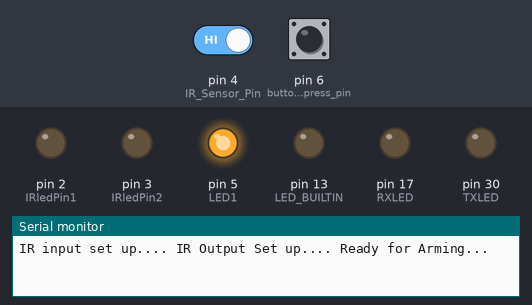
Bench run of a sketch on a simulated Arduino Mega 2560, built with avr-gcc and run on an emulated ATmega2560. Shown: output pins drawn as LEDs (lit = HIGH), the last lines printed to the serial monitor. The test bench sets the inputs (shaded band); at power-on: pin 6 (button_press_pin) HIGH, pin 4 (IR_Sensor_Pin) HIGH.

Above: at 1.2 s.
1.3 s: pin 6 (button_press_pin) pulled LOW for 0.15 s
At 9.6 s:
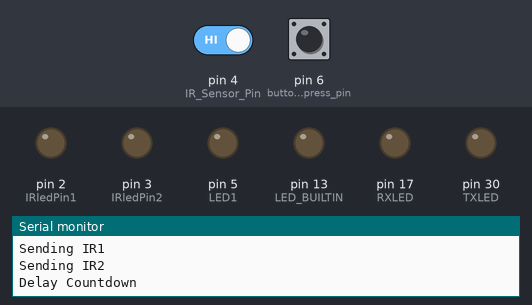
Timing chart, 0 to 25.3 s (numbered marks = the images above; inputs shaded):
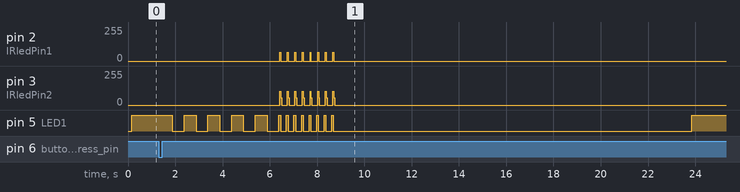

Measured:
- after the input at 1.3 s, pin 2 (IRledPin1): 0/255 → 66/255 after 5.1 s, then repeats every 0.64 s: 0/255 0.28 s, 65/255 0.04 s, 0/255 0.28 s, 66/255 0.04 s, until it stays 0/255 from 8.7 s; pin 5 (LED1): goes 4 × (LOW 0.50 s, HIGH 0.50 s), LOW 0.50 s, 7 × (HIGH 0.07 s, LOW 0.25 s), HIGH 0.07 s, LOW 15.2 s, then HIGH, starting after 0.58 s

The sketch:

Recoil_Frag_1-15-20-v5.ino
```cpp
/*
 *  use two IR pins numbers 2 and 3
 *  use an indicator led at pin 5
 *  use an ir receiver at pin 4
 *  use a button at pin 6
 *
 */

int parity = 0; // 0 = even; 1 = odd
int ActionState = 0; // variable used for storing a State
int IRledPin1 = 2; // LED connected to digital pin 2 output to send IR
int IRledPin2 = 3; // LED power supply #1 connect to pin 3
int LED1 = 5; // LED indicator light
int RXLED = 17; // The RX LED has a defined Arduino pin
int TXLED = 30; // The TX LED has a defined Arduino pin
const byte IR_Sensor_Pin = 4; // Pin used for IR receiver
int B[4];
int P[6];
int T[2];
int D[8];
int C[1];
int U[2];
int Z[3];

//******************************************************************************************************************************************************************************************
//******************************************************************************************************************************************************************************************
//******************************************************************************************************************************************************************************************
//******************************************************************************************************************************************************************************************
// This procedure sends a 38KHz pulse to the IRledPin
// for a certain # of microseconds. We'll use this whenever we need to send codes
void pulseIR1(long microsecs) {
  // we'll count down from the number of microseconds we are told to wait
  cli();  // this turns off any background interrupts
  while (microsecs > 0) {
    // 38 kHz is about 13 microseconds high and 13 microseconds low
   digitalWrite(IRledPin1, HIGH);  // this takes about 3 microseconds to happen
   delayMicroseconds(10);         // hang out for 10 microseconds, you can also change this to 9 if its not working
   digitalWrite(IRledPin1, LOW);   // this also takes about 3 microseconds
   delayMicroseconds(10);         // hang out for 10 microseconds, you can also change this to 9 if its not working
   // so 26 microseconds altogether
   microsecs -= 26;
  }
  sei();  // this turns them back on
}
void pulseIR2(long microsecs) {
  // we'll count down from the number of microseconds we are told to wait
  cli();  // this turns off any background interrupts
  while (microsecs > 0) {
   // 38 kHz is about 13 microseconds high and 13 microseconds low
   digitalWrite(IRledPin2, HIGH);  // this takes about 3 microseconds to happen
   delayMicroseconds(10);         // hang out for 10 microseconds, you can also change this to 9 if its not working
   digitalWrite(IRledPin2, LOW);   // this also takes about 3 microseconds
   delayMicroseconds(10);         // hang out for 10 microseconds, you can also change this to 9 if its not working
   // so 26 microseconds altogether
   microsecs -= 26;
  }
  sei();  // this turns them back on
}
//******************************************************************************************************************************************************************************************
//******************************************************************************************************************************************************************************************
void SendIR() {
  Serial.println("Sending IR1");
  // sending IR protocol on first pin
  pulseIR1(2000);
  delayMicroseconds(500);
  pulseIR1(B[0]); // B1
  delayMicroseconds(500);
  pulseIR1(B[1]); // B2
  delayMicroseconds(500);
  pulseIR1(B[2]); // B3
  delayMicroseconds(500);
  pulseIR1(B[3]); // B4
  delayMicroseconds(500);
  pulseIR1(P[0]); // P1
  delayMicroseconds(500);
  pulseIR1(P[1]); // P2
  delayMicroseconds(500);
  pulseIR1(P[2]); // P3
  delayMicroseconds(500);
  pulseIR1(P[3]); // P4
  delayMicroseconds(500);
  pulseIR1(P[4]); // P5
  delayMicroseconds(500);
  pulseIR1(P[5]); // P6
  delayMicroseconds(500);
  pulseIR1(T[0]); // T1
  delayMicroseconds(500);
  pulseIR1(T[1]);  // T2
  delayMicroseconds(500);
  pulseIR1(D[0]);  // D1
  delayMicroseconds(500);
  pulseIR1(D[1]);  // D2
  delayMicroseconds(500);
  pulseIR1(D[2]); // D3
  delayMicroseconds(500);
  pulseIR1(D[3]);  // D4
  delayMicroseconds(500);
  pulseIR1(D[4]);  // D5
  delayMicroseconds(500);
  pulseIR1(D[5]);  // D6
  delayMicroseconds(500);
  pulseIR1(D[6]);  // D7
  delayMicroseconds(500);
  pulseIR1(D[7]);  // D8
  delayMicroseconds(500);
  pulseIR1(C[0]);  // C1
  delayMicroseconds(500);
  pulseIR1(U[0]);  // U1
  delayMicroseconds(500);
  pulseIR1(U[1]);  // U2
  delayMicroseconds(500);
  pulseIR1(Z[0]); // Z1
  delayMicroseconds(500);
  pulseIR1(Z[1]); // Z2
  // short delay and then send send protocol on second pin
  delayMicroseconds(2000);
  Serial.println("Sending IR2");
  pulseIR2(2000);
  delayMicroseconds(500);
  pulseIR2(B[0]); // B1
  delayMicroseconds(500);
  pulseIR2(B[1]); // B2
  delayMicroseconds(500);
  pulseIR2(B[2]); // B3
  delayMicroseconds(500);
  pulseIR2(B[3]); // B4
  delayMicroseconds(500);
  pulseIR2(P[0]); // P1
  delayMicroseconds(500);
  pulseIR2(P[1]); // P2
  delayMicroseconds(500);
  pulseIR2(P[2]); // P3
  delayMicroseconds(500);
  pulseIR2(P[3]); // P4
  delayMicroseconds(500);
  pulseIR2(P[4]); // P5
  delayMicroseconds(500);
  pulseIR2(P[5]); // P6
  delayMicroseconds(500);
  pulseIR2(T[0]); // T1
  delayMicroseconds(500);
  pulseIR2(T[1]);  // T2
  delayMicroseconds(500);
  pulseIR2(D[0]);  // D1
  delayMicroseconds(500);
  pulseIR2(D[1]);  // D2
  delayMicroseconds(500);
  pulseIR2(D[2]); // D3
  delayMicroseconds(500);
  pulseIR2(D[3]);  // D4
  delayMicroseconds(500);
  pulseIR2(D[4]);  // D5
  delayMicroseconds(500);
  pulseIR2(D[5]);  // D6
  delayMicroseconds(500);
  pulseIR2(D[6]);  // D7
  delayMicroseconds(500);
  pulseIR2(D[7]);  // D8
  delayMicroseconds(500);
  pulseIR2(C[0]);  // C1
  delayMicroseconds(500);
  pulseIR2(U[0]);  // U1
  delayMicroseconds(500);
  pulseIR2(U[1]);  // U2
  delayMicroseconds(500);
  pulseIR2(Z[0]); // Z1
  delayMicroseconds(500);
  pulseIR2(Z[1]); // Z2

}
//******************************************************************************************************************************************************************************************


//******************************************************************************************************************************************************************************************
void SendFrag() {
  // This is the code for my particular laser tag gear for the Alpha (Red team) in Team Deathmatch, for others use the 'recieve brx sketch'
  // to 'grab' the proper code from the respawn station or general (recommend respawn station to avoid dual codes)
  Serial.println("Delay Countdown");
  Serial.println("5");
  digitalWrite(LED1, HIGH);
  delay(500);
  digitalWrite(LED1, LOW);
  delay(500);
  Serial.println("4");
  digitalWrite(LED1, HIGH);
  delay(500);
  digitalWrite(LED1, LOW);
  delay(500);
  Serial.println("3");
  digitalWrite(LED1, HIGH);
  delay(500);
  digitalWrite(LED1, LOW);
  delay(500);
  Serial.println("3");
  digitalWrite(LED1, HIGH);
  delay(500);
  digitalWrite(LED1, LOW);
  delay(500);
  Serial.println("2");
  digitalWrite(LED1, HIGH);
  delay(500);
  digitalWrite(LED1, LOW);
  delay(500);


  digitalWrite(LED1, HIGH);
  SendIR();
  digitalWrite(LED1, LOW);
  delay(250);
  digitalWrite(LED1, HIGH);
  SendIR();
  digitalWrite(LED1, LOW);
  delay(250);
  digitalWrite(LED1, HIGH);
  SendIR();
  digitalWrite(LED1, LOW);
  delay(250);
  digitalWrite(LED1, HIGH);
  SendIR();
  digitalWrite(LED1, LOW);
  delay(250);
  digitalWrite(LED1, HIGH);
  SendIR();
  digitalWrite(LED1, LOW);
  delay(250);
  digitalWrite(LED1, HIGH);
  SendIR();
  digitalWrite(LED1, LOW);
  delay(250);
  digitalWrite(LED1, HIGH);
  SendIR();
  digitalWrite(LED1, LOW);
  delay(250);
  digitalWrite(LED1, HIGH);
  SendIR();
  digitalWrite(LED1, LOW);
  Serial.println("Delay Countdown");
  delay(15000);
  ActionState=0; // resets action state back to armable position so that IR Receive is engaged
  Serial.println("Grenade is Unarmed");
  Serial.println("Ready to Arm again");
}
//******************************************************************************************************************************************************************************************
//******************************************************************************************************************************************************************************************
// this procedure breaksdown each player bit of the brx ir signal recieved and assigns the applicable bit value then adds them together to identify the player ID (1-64)
void creategrenade() {
      // determining indivudual protocol values for player ID bits
      // Also assign IR values for sending player ID with device originated tags
      if (P[0] > 750) {
        P[0] = 1000;
      } else {
        P[0] = 500;
      }
      if (P[1] > 750) {
        P[1]=1000;
      } else {
        P[1]=500;
      }
      if (P[2] > 750) {
        P[2]=1000;
      } else {
        P[2]=500;
      }
      if (P[3] > 750) {
        P[3]=1000;
      } else {
        P[3]=500;
      }
      if (P[4] > 750) {
        P[4]=1000;
      } else {
        P[4]=500;
      }
      if (P[5] > 750) {
        P[5]=1000;
      } else {
        P[5]=500;
      }
  B[0]=1000;
  B[1]=500;
  B[2]=1000;
  B[3]=500;
  T[0]=1000;
  T[1]=500;
  D[0]=1000;
  D[1]=1000;
  D[2]=500;
  D[3]=500;
  D[4]=1000;
  D[5]=500;
  D[6]=500;
  D[7]=500;
  C[0]=500;
  U[0]=500;
  U[1]=500;
}
//******************************************************************************************************************************************************************************************
//******************************************************************************************************************************************************************************************
void paritycheck() {
  // parity changes, parity starts as even as if zero 1's
  // are present in the protocol recieved and being sent
  parity = 0;
  if (B[0] > 750) {
    if (parity == 0) {parity = 1;}
    else {parity = 0;}
  }
  if (B[1] > 750) {
    if (parity == 0) {parity = 1;}
    else {parity = 0;}
  }
  if (B[2] > 750) {
    if (parity == 0) {parity = 1;}
    else {parity = 0;}
  }
  if (B[3] > 750) {
    if (parity == 0) {parity = 1;}
    else {parity = 0;}
  }
  if (P[0] > 750) {
    if (parity == 0) {parity = 1;}
    else {parity = 0;}
  }
  if (P[1] > 750) {
    if (parity == 0) {parity = 1;}
    else {parity = 0;}
  }
  if (P[2] > 750) {
    if (parity == 0) {parity = 1;}
    else {parity = 0;}
  }
  if (P[3] > 750) {
    if (parity == 0) {parity = 1;}
    else {parity = 0;}
  }
  if (P[4] > 750) {
    if (parity == 0) {parity = 1;}
    else {parity = 0;}
  }
  if (P[5] > 750) {
    if (parity == 0) {parity = 1;}
    else {parity = 0;}
  }
  if (T[0] > 750) {
    if (parity == 0) {parity = 1;}
    else {parity = 0;}
  }
  if (T[1] > 750) {
    if (parity == 0) {parity = 1;}
    else {parity = 0;}
  }
  if (D[0] > 750) {
    if (parity == 0) {parity = 1;}
    else {parity = 0;}
  }
  if (D[1] > 750) {
    if (parity == 0) {parity = 1;}
    else {parity = 0;}
  }
  if (D[2] > 750) {
    if (parity == 0) {parity = 1;}
    else {parity = 0;}
  }
  if (D[3] > 750) {
    if (parity == 0) {parity = 1;}
    else {parity = 0;}
  }
  if (D[4] > 750) {
    if (parity == 0) {parity = 1;}
    else {parity = 0;}
  }
  if (D[5] > 750) {
    if (parity == 0) {parity = 1;}
    else {parity = 0;}
  }
  if (D[6] > 750) {
    if (parity == 0) {parity = 1;}
    else {parity = 0;}
  }
  if (D[7] > 750) {
    if (parity == 0) {parity = 1;}
    else {parity = 0;}
  }
  if (C[0] > 750) {
    if (parity == 0) {parity = 1;}
    else {parity = 0;}
  }
  if (U[0] > 750) {
    if (parity == 0) {parity = 1;}
    else {parity = 0;}
  }
  if (U[1] > 750) {
    if (parity == 0) {parity = 1;}
    else {parity = 0;}
  }
  if (parity == 0) {
    Z[0]=1050;
    Z[1]=525;
  }
  else {
    Z[0]=525;
    Z[1]=1050;
  }
  Serial.println("Modified Parity Bits:");
  Serial.println(Z[0]);
  Serial.println(Z[1]);
}
//******************************************************************************************************************************************************************************************
void checkbutton() {
  //read the button/switch inputs
  int armingbutton = digitalRead(6);
  if (armingbutton == LOW) {
  Serial.println("grenade Armed!!!");
    creategrenade(); // creates grenade tag with player bits received
    paritycheck(); // fixes last two bits based upon modified tag bits
    ActionState = 1; // this stops the looping process for looking for an arming signal (brx signal)
    Serial.print("The Action state is ");
    Serial.println(ActionState);
    }
}

//******************************************************************************************************************************************************************************************
// This procedure uses the preset IR_Sensor_Pin to determine if an ir received is BRX, if so it records the protocol received
void receiveBRXir() {
  // makes the action below happen as it cycles through the 25 bits as was delcared above
  for (byte x = 0; x < 4; x++) B[x]=0;
  for (byte x = 0; x < 6; x++) P[x]=0;
  for (byte x = 0; x < 2; x++) T[x]=0;
  for (byte x = 0; x < 8; x++) D[x]=0;
  for (byte x = 0; x < 1; x++) C[x]=0;
  for (byte x = 0; x < 2; x++) U[x]=0;
  for (byte x = 0; x < 2; x++) Z[x]=0;
  // checks for a 2 millisecond sync pulse signal with a tollerance of 500 microsecons
  if (pulseIn(IR_Sensor_Pin, LOW, 150000) > 1500) {
      // stores each pulse or bit, individually
      B[0] = (pulseIn(IR_Sensor_Pin, LOW, 5000)); // B1
      B[1] = (pulseIn(IR_Sensor_Pin, LOW, 5000)); // B2
      B[2] = (pulseIn(IR_Sensor_Pin, LOW, 5000)); // B3
      B[3] = (pulseIn(IR_Sensor_Pin, LOW, 5000)); // B4
      P[0] = (pulseIn(IR_Sensor_Pin, LOW, 5000)); // P1
      P[1] = (pulseIn(IR_Sensor_Pin, LOW, 5000)); // P2
      P[2] = (pulseIn(IR_Sensor_Pin, LOW, 5000)); // P3
      P[3] = (pulseIn(IR_Sensor_Pin, LOW, 5000)); // P4
      P[4] = (pulseIn(IR_Sensor_Pin, LOW, 5000)); // P5
      P[5] = (pulseIn(IR_Sensor_Pin, LOW, 5000)); // P6
      T[0] = (pulseIn(IR_Sensor_Pin, LOW, 5000)); // T1
      T[1] = (pulseIn(IR_Sensor_Pin, LOW, 5000)); // T2
      D[0] = (pulseIn(IR_Sensor_Pin, LOW, 5000)); // D1
      D[1] = (pulseIn(IR_Sensor_Pin, LOW, 5000)); // D2
      D[2] = (pulseIn(IR_Sensor_Pin, LOW, 5000)); // D3
      D[3] = (pulseIn(IR_Sensor_Pin, LOW, 5000)); // D4
      D[4] = (pulseIn(IR_Sensor_Pin, LOW, 5000)); // D5
      D[5] = (pulseIn(IR_Sensor_Pin, LOW, 5000)); // D6
      D[6] = (pulseIn(IR_Sensor_Pin, LOW, 5000)); // D7
      D[7] = (pulseIn(IR_Sensor_Pin, LOW, 5000)); // D8
      C[0] = (pulseIn(IR_Sensor_Pin, LOW, 5000)); // C1
      U[0] = (pulseIn(IR_Sensor_Pin, LOW, 5000)); // ?1
      U[1] = (pulseIn(IR_Sensor_Pin, LOW, 5000)); // ?2
      Z[0] = (pulseIn(IR_Sensor_Pin, LOW, 5000)); // Z1
      Z[1] = (pulseIn(IR_Sensor_Pin, LOW, 5000)); // Z2
      Z[2] = (pulseIn(IR_Sensor_Pin, LOW, 5000)); // Z3 check for incorrect IR
      if (Z[1] != Z[0] && Z[2] < 250) {
      creategrenade(); // creates grenade tag with player bits received
      paritycheck(); // fixes last two bits based upon modified tag bits
      ActionState = 1; // this stops the looping process for looking for an arming signal (brx signal)
      Serial.print("The Action state is ");
      Serial.println(ActionState);
      }
      }
}
//******************************************************************************************************************************************************************************************
//******************************************************************************************************************************************************************************************
//******************************************************************************************************************************************************************************************
//******************************************************************************************************************************************************************************************
//******************************************************************************************************************************************************************************************
// The setup() method runs once, when the sketch starts
void setup()   {
  Z[2]=0; // sets for ir detection for BRX signal
  // initialize digital pin LED_BUILTIN as an output.
  pinMode(LED_BUILTIN, OUTPUT);
  pinMode(RXLED, OUTPUT); // Set RX LED as an output
  pinMode(TXLED, OUTPUT); // Set TX LED as an output
  pinMode(6, INPUT_PULLUP); // button press pin
  // initialize the IR digital pin as an output:
  pinMode(IRledPin1, OUTPUT);
  pinMode(IRledPin2, OUTPUT);
  // Get IR Reciever pin set up:
  pinMode(IR_Sensor_Pin, INPUT);
  // initialize the serial port to view printed actions
  pinMode (LED1, OUTPUT); // indicator light
  Serial.begin(9600);
  Serial.println("IR input set up.... IR Output Set up.... Ready for Arming...");
  }
//******************************************************************************************************************************************************************************************
//******************************************************************************************************************************************************************************************
//******************************************************************************************************************************************************************************************
//******************************************************************************************************************************************************************************************
void loop(){
  if (ActionState == 0) {receiveBRXir(); digitalWrite(LED1, HIGH); checkbutton();} // if the grenade is not armed, await to be armed
  if (ActionState == 1) {SendFrag();} // if the grenade is armed, procedure to release the tag is executed
}
```
